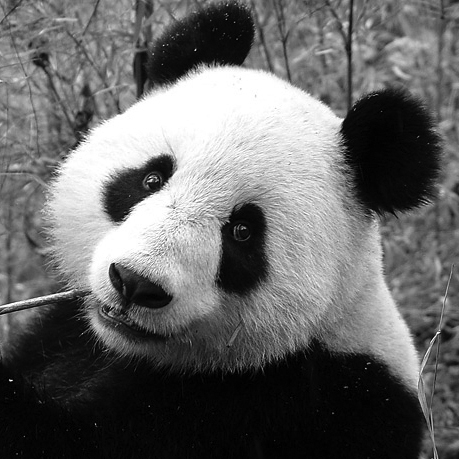
#> input picture image/panda.jpg, 459 x 459 px, found by its file name
$ python adding_noise.py
#> lines starting #> are read from the running program, lines starting #| are printed output that depends on the picture
import matplotlib.pyplot as plt
import numpy as np
from skimage import data, img_as_float

path = '/home/habray/Image_Processing/Working_Folder/image/'

img = plt.imread(path + 'panda.jpg')
#> img is the input picture: shape (459, 459); min 0, max 255, mean 103.2

def gaussian_noise(image):

    row,col = image.shape
    mean = 0
    var = 500
    sigma = var**0.5
    gauss = np.random.normal(mean,sigma,(row,col))
    gauss = gauss.reshape(row,col)
    noisy = image + gauss
    return noisy

def salt_pepper_noise(image):

    s_vs_p = 0.5
    amount = 0.2
    out = np.copy(image)
    # Salt mode
    num_salt = np.ceil(amount * image.size * s_vs_p)
    coords = [np.random.randint(0, i - 1, int(num_salt))
            for i in image.shape]
    out[coords] = 1

    # Pepper mode
    num_pepper = np.ceil(amount* image.size * (1. - s_vs_p))
    coords = [np.random.randint(0, i - 1, int(num_pepper))
            for i in image.shape]
    out[coords] = 0
    return out

def plot_img_and_hist(image, axes, bins=256):
    # Plot an image along with its histogram and cumulative histogram.

    image = img_as_float(image)
    ax_img, ax_hist = axes

    # Display image
    ax_img.imshow(image, cmap="gray")
    ax_img.set_axis_off()

    # Display histogram
    ax_hist.hist(image.ravel(), bins=bins, histtype='barstacked', color='black')
    ax_hist.ticklabel_format(axis='y', style='scientific', scilimits=(0, 0))
    ax_hist.set_xlabel('Pixel intensity')
    ax_hist.set_xlim(0, 1)
    ax_hist.set_yticks([])

    return ax_img, ax_hist

fig = plt.figure(figsize=(8, 5))
axes = np.zeros((2, 4), dtype=np.object)
axes[0, 0] = fig.add_subplot(2, 3, 1)
for i in range(1, 3):
    axes[0, i] = fig.add_subplot(2, 3, 1+i, sharex=axes[0,0], sharey=axes[0,0])
for i in range(0, 3):
    axes[1, i] = fig.add_subplot(2, 3, 4+i)

ax_img, ax_hist = plot_img_and_hist(img, axes[:, 0])
ax_img.set_title('Original image')

y_min, y_max = ax_hist.get_ylim()
#> y_min = 0; y_max = 8146.9
ax_hist.set_ylabel('Number of pixels')
ax_hist.set_yticks(np.linspace(0, y_max, 5))

ax_img, ax_hist = plot_img_and_hist(gaussian_noise(img), axes[:, 1])
#> in gaussian_noise, `noisy = image + gauss`:
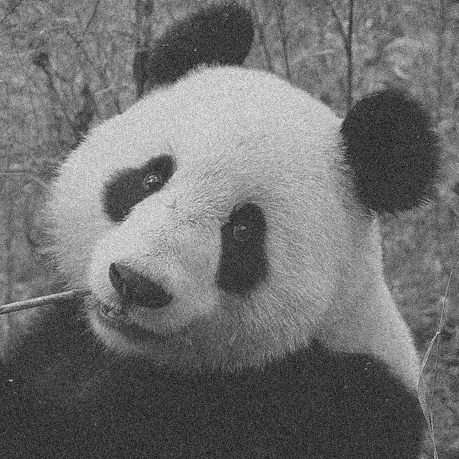
#> noisy: shape (459, 459) float64; min -90.97, max 348.8, mean 103.3; drawn with min black and max white
ax_img.set_title('Gaussian Noise')

ax_img, ax_hist = plot_img_and_hist(salt_pepper_noise(img), axes[:, 2])
ax_img.set_title('Salt & Pepper Noise')

# prevent overlap of y-axis labels
fig.tight_layout()
plt.show()
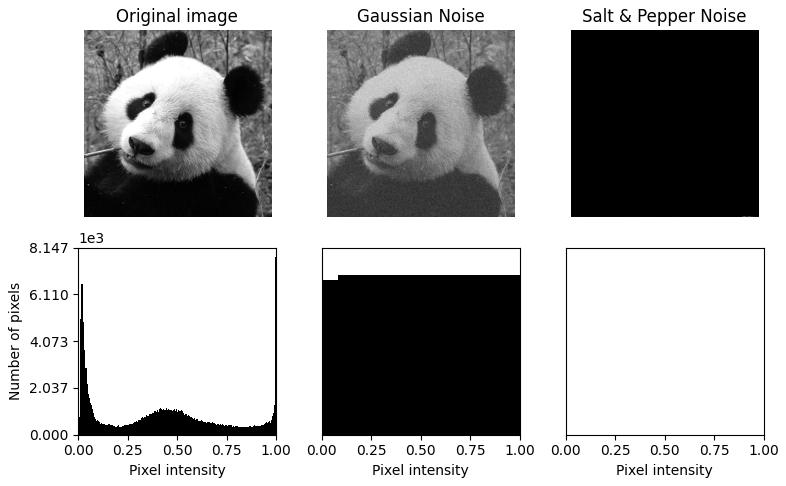
#> figure drawn by matplotlib, 6 panels; panel 4: tallest bar 7759 high, from x = 0.996 to 1
